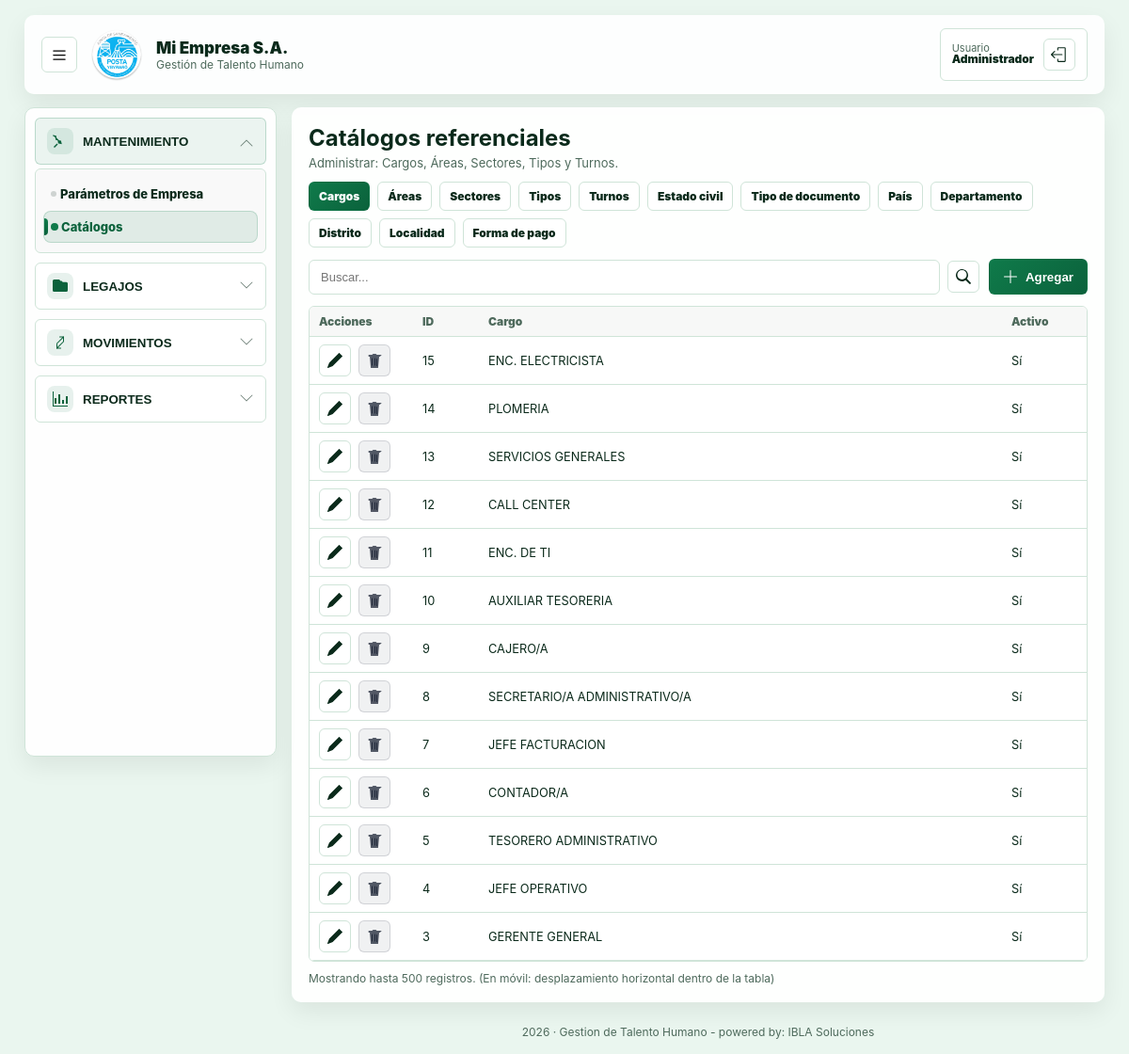
The app's page /index.php?r=catalogos&t=cargo (signed in) with its own data.
### tables this page shows
CREATE TABLE `empresa_parametros` (
  `id` int(11) NOT NULL,
  `empresa` varchar(150) NOT NULL DEFAULT '',
  `ruc` varchar(50) NOT NULL DEFAULT '',
  `telefono` varchar(50) NOT NULL DEFAULT '',
  `direccion` varchar(200) NOT NULL DEFAULT '',
  `capital` varchar(120) NOT NULL DEFAULT '',
  `numero_patronal_ips` varchar(80) NOT NULL DEFAULT '',
  `cantidad_empleados` int(11) NOT NULL DEFAULT 0,
  `logo_path` varchar(255) DEFAULT NULL,
  `actualizado_en` datetime NOT NULL DEFAULT current_timestamp() ON UPDATE current_timestamp(),
  PRIMARY KEY (`id`)
);

CREATE TABLE `cargo` (
  `CargoId` int(11) NOT NULL AUTO_INCREMENT,
  `Cargo` varchar(120) NOT NULL,
  `Activo` tinyint(1) NOT NULL DEFAULT 1,
  `CreadoEn` datetime NOT NULL DEFAULT current_timestamp(),
  `ActualizadoEn` datetime DEFAULT NULL ON UPDATE current_timestamp(),
  PRIMARY KEY (`CargoId`),
  UNIQUE KEY `uq_cargo` (`Cargo`)
);

### app/core/View.php (called while the page is built, shortened)
<?php
final class View {
  public static function render(string $path, array $data = []): void {
    extract($data, EXTR_SKIP);
    require __DIR__ . "/../../views/$path.php";
  }
}

### index.php (called while the page is built, shortened)
<?php
require __DIR__ . '/app/core/DB.php';
require __DIR__ . '/app/core/Helpers.php';
require __DIR__ . '/app/core/View.php';
require __DIR__ . '/app/core/Catalogos.php';
Router::dispatch();

### app/core/Db.php (called while the page is built, shortened)
<?php
final class DB {
  private static ?PDO $pdo = null;
  public static function pdo(): PDO {
    if (self::$pdo) return self::$pdo;
    $cfg = require __DIR__ . '/../config/database.php';
    $dsn = sprintf(
      'mysql:host=%s;port=%d;dbname=%s;charset=%s',
      $cfg['host'], (int)$cfg['port'], $cfg['dbname'], $cfg['charset']
    );
    self::$pdo = new PDO($dsn, $cfg['user'], $cfg['pass'], [
      PDO::ATTR_ERRMODE => PDO::ERRMODE_EXCEPTION,
      PDO::ATTR_DEFAULT_FETCH_MODE => PDO::FETCH_ASSOC,
      PDO::ATTR_EMULATE_PREPARES => false,
    ]);
    return self::$pdo;
  }
  public static function fetchOne(string $sql, array $params = []): ?array {
    $st = self::pdo()->prepare($sql);
    $st->execute($params);
    $row = $st->fetch();
    return $row ?: null;
  }
  public static function fetchAll(string $sql, array $params = []): array {
    $st = self::pdo()->prepare($sql);
    $st->execute($params);
    return $st->fetchAll();
  }
}

### app/core/Helpers.php (called while the page is built, shortened)
<?php
function e(string $s): string {
  return htmlspecialchars($s, ENT_QUOTES | ENT_SUBSTITUTE, 'UTF-8');
}
function current_user(): ?array {
  return $_SESSION['user'] ?? null;
}
function company_params(): array {
  $row = DB::fetchOne("SELECT * FROM empresa_parametros ORDER BY id DESC LIMIT 1");
  return $row ?: [
    'empresa' => 'Empresa',
    'ruc' => '',
    'telefono' => '',
    'direccion' => '',
    'capital' => '',
    'numero_patronal_ips' => '',
    'cantidad_empleados' => 0,
    'logo_path' => '',
  ];
}

### app/core/catalogos.php (called while the page is built, shortened)
<?php
function catalogo_get(string $key): array {
  $cfg = catalogos_config();
  $c = $cfg[$key];
  return [
    'key' => $key,
    'title' => $c['title'],
    'table' => $c['table'],
    'pk' => $c['pk'],
    'manual_pk' => (bool)($c['manual_pk'] ?? false),
    'fields' => $c['fields'],
  ];
}
function catalogo_list(string $key, string $q = ''): array {
  $cat = catalogo_get($key);
  $table = $cat['table'];
  $pk = $cat['pk'];
  $where = '';
  $params = [];
  $sql = "SELECT * FROM `$table` $where ORDER BY `$pk` DESC LIMIT 500";
  return DB::fetchAll($sql, $params);
}

### app/config/database.php (called while the page is built, shortened)
<?php
return [
  'host' => '127.0.0.1',
  'port' => 3306,
  'dbname' => 'tthh',
  'user' => 'root',
  'pass' => '',
  'charset' => 'utf8mb4',
];

### views/mantenimiento/catalogos.php (the view, shortened to what this page needs)
<?php
$key = (string)($_GET['t'] ?? 'cargo');
$q = trim((string)($_GET['q'] ?? ''));
$cfgAll = catalogos_config();
$cat = catalogo_get($key);
$items = catalogo_list($key, $q);
require __DIR__ . '/../partials/layout_top.php';
function json_attr(array $arr): string {
  return htmlspecialchars(json_encode($arr, JSON_UNESCAPED_UNICODE | JSON_UNESCAPED_SLASHES), ENT_QUOTES, 'UTF-8');
}
?>
<div class="card">
  <div class="page-head">
    <div>
      <h2>Catálogos referenciales</h2>
      <div style="color:var(--muted);font-size:13px;margin-top:4px;">
        Administrar: Cargos, Áreas, Sectores, Tipos y Turnos.
      </div>
    </div>
    <div class="tools">
      <div style="display:flex;gap:8px;flex-wrap:wrap;">
        <?php foreach ($cfgAll as $k => $c): ?>
          <a class="btn btn-sm <?= $k===$key ? 'btn-primary' : 'btn-outline' ?>"
             href="index.php?r=catalogos&t=<?= e($k) ?>"
             title="<?= e($c['title']) ?>">
            <?= e($c['title']) ?>
          </a>
        <?php endforeach; ?>
      </div>
    </div>
  </div>
  <div style="display:flex;justify-content:space-between;align-items:center;gap:10px;flex-wrap:wrap;margin-top:12px;">
    <form method="get" action="index.php" class="searchbar">
      <div class="search-group">
        <input class="input search-input"
               name="q"
               placeholder="Buscar..."
               value="<?= e($q) ?>">
        <button class="btn btn-ico btn-outline" type="submit" title="Buscar">
          <svg xmlns="http://www.w3.org/2000/svg" width="16" height="16" fill="currentColor" viewBox="0 0 16 16">
            <path d="M11.742 10.344a6.5 6.5 0 1 0-1.397 1.398h-.001l3.85 3.85a1 1 0 0 0 1.415-1.414l-3.85-3.85zm-5.242.656a5 5 0 1 1 0-10 5 5 0 0 1 0 10z"/>
          </svg>
        </button>
      </div>
    </form>
    <button class="btn btn-primary" type="button" data-cat-add title="Agregar nuevo">
      <svg xmlns="http://www.w3.org/2000/svg" width="16" height="16" fill="currentColor" viewBox="0 0 16 16">
        <path d="M8 1a.5.5 0 0 1 .5.5V7.5H14.5a.5.5 0 0 1 0 1H8.5V14.5a.5.5 0 0 1-1 0V8.5H1.5a.5.5 0 0 1 0-1H7.5V1.5A.5.5 0 0 1 8 1z"/>
      </svg>
      Agregar
    </button>
  </div>
  <div class="table-wrap" style="margin-top:12px;">
    <table class="table">
      <thead>
        <tr>
          <th style="width:110px;">Acciones</th>
          <th style="width:70px;">ID</th>
          <?php foreach (array_keys($cat['fields']) as $f): ?>
            <th><?= e($f) ?></th>
          <?php endforeach; ?>
          <th style="width:90px;">Activo</th>
        </tr>
      </thead>
      <tbody>
        <?php foreach ($items as $row): ?>
          <?php
            $rowObj = ['id' => (int)$row[$cat['pk']], 'Activo' => (int)($row['Activo'] ?? 1)];
            foreach (array_keys($cat['fields']) as $f) {
              $v = (string)($row[$f] ?? '');
              $rowObj[$f] = $v;
            }
          ?>
          <tr data-row-id="<?= e((string)$rowObj['id']) ?>">
            <td>
              <div class="table-actions">
                <a href="#" class="btn btn-ico btn-outline" title="Editar"
                   data-cat-edit="1"
                   data-row='<?= json_attr($rowObj) ?>'>
                </a>
                <form class="js-del-form" method="post" action="index.php?r=catalogos_post" style="display:inline;">
                  <button class="btn btn-ico btn-danger" type="submit" title="Eliminar">
                  </button>
                </form>
              </div>
            </td>
            <td data-col="id"><?= e((string)$rowObj['id']) ?></td>
            <?php foreach (array_keys($cat['fields']) as $f): ?>
              <td data-col="<?= e($f) ?>"><?= e((string)($rowObj[$f] ?? '')) ?></td>
            <?php endforeach; ?>
            <td data-col="Activo"><?= ((int)$rowObj['Activo'] === 1) ? 'Sí' : 'No' ?></td>
          </tr>
        <?php endforeach; ?>
      </tbody>
    </table>
  </div>
  <div style="margin-top:10px;font-size:12px;color:var(--muted);">
    Mostrando hasta 500 registros. (En móvil: desplazamiento horizontal dentro de la tabla)
  </div>
</div>
<?php require __DIR__ . '/../partials/layout_bottom.php'; ?>

### views/partials/layout_top.php (shortened to what this page needs)
<?php
$user = current_user();
$cp = company_params();
?>
<!doctype html>
<html lang="es">
<head>
  <link rel="stylesheet" href="public/assets/css/app.css">
  <link rel="stylesheet" href="public/assets/css/ui.css">
</head>
<body>
<div class="container">
  <header class="topbar">
    <div class="brand">
      <button class="side-toggle" type="button" data-toggle-sidebar title="Menú">
        <svg xmlns="http://www.w3.org/2000/svg" width="18" height="18" fill="currentColor" viewBox="0 0 16 16">
          <path d="M2 12.5a.5.5 0 0 1 .5-.5h11a.5.5 0 0 1 0 1h-11a.5.5 0 0 1-.5-.5zm0-4a.5.5 0 0 1 .5-.5h11a.5.5 0 0 1 0 1h-11A.5.5 0 0 1 2 8.5zm0-4a.5.5 0 0 1 .5-.5h11a.5.5 0 0 1 0 1h-11A.5.5 0 0 1 2 4.5z"/>
        </svg>
      </button>
      <?php if (!empty($cp['logo_path'])): ?>
        <img class="logo-img" src="<?= e($cp['logo_path']) ?>" alt="Logo">
      <?php else: ?>
        <div class="logo-fallback">TH</div>
      <?php endif; ?>
      <div class="meta">
        <div class="title"><?= e($cp['empresa'] ?? 'TTHH') ?></div>
        <div class="sub">Gestión de Talento Humano</div>
      </div>
    </div>
    <?php if ($user): ?>
      <div class="user-pill">
        <div>
          <div class="u1">Usuario</div>
          <div class="u2"><?= e($user['nombre'] ?? $user['usuario'] ?? '') ?></div>
        </div>
        <a class="btn-icon" href="index.php?r=logout" title="Cerrar sesión">
        </a>
      </div>
    <?php endif; ?>
  </header>
  <div class="shell">
    <aside class="sidebar" data-sidebar>
      <?php require __DIR__ . '/sidebar.php'; ?>
    </aside>
    <main class="content">

### records on screen
empresa_parametros: logo_path (picture), empresa "Mi Empresa S.A."
cargo: CargoId "15", Cargo "ENC. ELECTRICISTA", Activo "Sí"
cargo: CargoId "14", Cargo "PLOMERIA", Activo "Sí"
cargo: CargoId "13", Cargo "SERVICIOS GENERALES", Activo "Sí"
cargo: CargoId "12", Cargo "CALL CENTER", Activo "Sí"
cargo: CargoId "11", Cargo "ENC. DE TI", Activo "Sí"
cargo: CargoId "10", Cargo "AUXILIAR TESORERIA", Activo "Sí"
cargo: CargoId "9", Cargo "CAJERO/A", Activo "Sí"
cargo: CargoId "8", Cargo "SECRETARIO/A ADMINISTRATIVO/A", Activo "Sí"
cargo: CargoId "7", Cargo "JEFE FACTURACION", Activo "Sí"
cargo: CargoId "6", Cargo "CONTADOR/A", Activo "Sí"
cargo: CargoId "5", Cargo "TESORERO ADMINISTRATIVO", Activo "Sí"
cargo: CargoId "4", Cargo "JEFE OPERATIVO", Activo "Sí"
cargo: CargoId "3", Cargo "GERENTE GENERAL", Activo "Sí"

### other values on screen
$user['nombre'] "Administrador"
$sec['title'] "MANTENIMIENTO"
$it['title'] "Parámetros de Empresa"
$it['title'] "Catálogos"
$sec['title'] "LEGAJOS"
$sec['title'] "MOVIMIENTOS"
$sec['title'] "REPORTES"
$c['title'] "Cargos"
$c['title'] "Áreas"
$c['title'] "Sectores"
$c['title'] "Tipos"
$c['title'] "Turnos"
$c['title'] "Estado civil"
$c['title'] "Tipo de documento"
$c['title'] "País"
